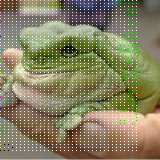
#> input picture RITSEC2021/freg/freg.png, 160 x 160 px
$ python freg_solve.py
#> lines starting #> are read from the running program, lines starting #| are printed output that depends on the picture
from PIL import Image, ImageOps

freg = Image.open("freg.png")
#> freg is the input picture: PIL image 160x160 RGB; mean R, G, B 135.2, 128.7, 95.6
pixels = freg.load()

width = 35
height = 51

pix = []
for i in range(height):
    for j in range(width):
        pix += [(pixels[j*4, i*3])]
#> after the loop, pix = 1785 items, first 6: (255, 192, 192), (255, 192, 192), (255, 192, 192), (255, 192, 192), (255, 192, 192), (255, 192, 192)

img = Image.new("RGB", (width, height))
#> img: PIL image 35x51 RGB; every value is 0
img.putdata(pix)
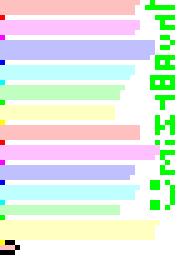
#> img: PIL image 35x51 RGB (shown 5 times larger); mean R, G, B 224, 233.9, 224.1
img = ImageOps.mirror(img).rotate(90, expand=True)
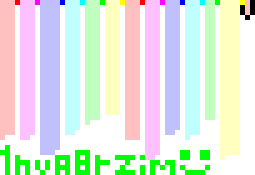
#> img: PIL image 51x35 RGB (shown 5 times larger); mean R, G, B 224, 233.9, 224.1
img.save("img.png")
